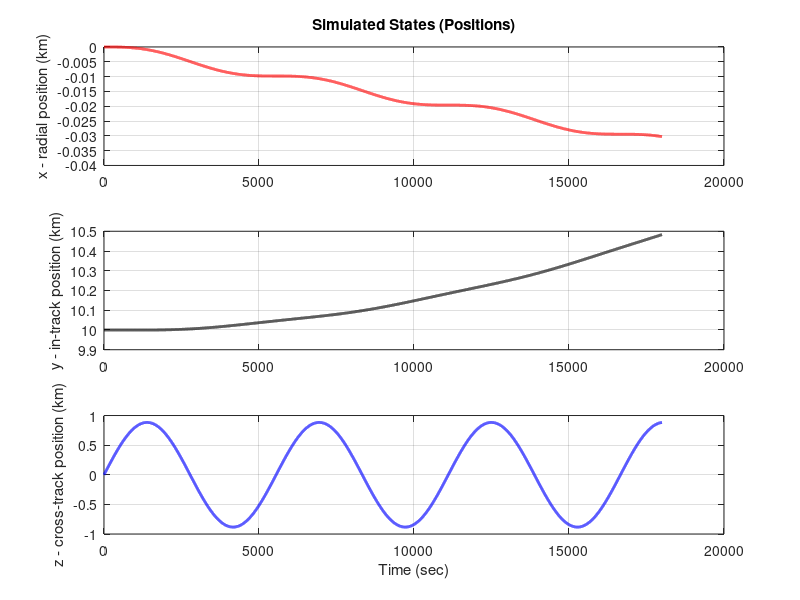
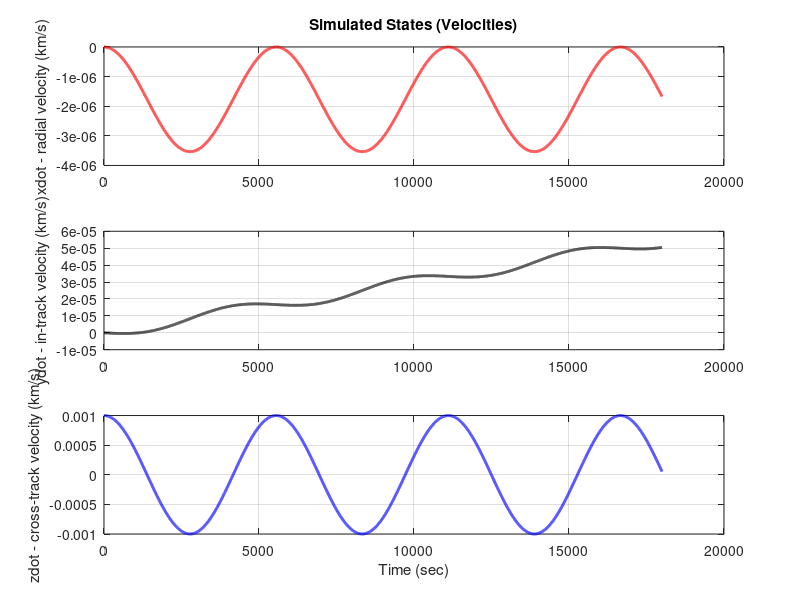

The MATLAB script that drew these images, in order:
%% ASEN 5014 - Linear Control Systems
% Final Project
% Galen Savidge, Aniket Goel, Andrew Palski

clear; close all; format shortG; clc;
%% PART A:Linear Systems Analysis
% Question 2:
% Linear system
n = sqrt(398600/6778^3);
A = [0 0 0 1 0 0;
     0 0 0 0 1 0;
     0 0 0 0 0 1;
     3*n^2 0 0 0 2*n 0;
     0 0 0 -2*n 0 0;
     0 0 -n^2 0 0 0];
B = [0 0 0;
     0 0 0;
     0 0 0;
     1 0 0;
     0 1 0;
     0 0 1];
C = [1 0 0 0 0 0;
     0 1 0 0 0 0;
     0 0 1 0 0 0];
D = [0 0 0;
     0 0 0;
     0 0 0];
G = [0;0;0;0;1;0]; %disturbance matrix, disturbance only affects in track dynamics
B_tot = [B,G];
D_tot = [D,[0;0;0]];
x0 = [0; 10; 0; 0; 0; .001]; % initial condition
r = [0; 5; 0; 0; 0; 0]; % reference 
d = -1e-9; % disturbance %CHANGE: set to 1 um/s vs 1 m/s

 % Eigenvalues
[E, L] = eig(A);
evals = diag(L);

% Simulated plant dynamics with no control and including disturbances
u = [0;0;0];
u_tot = [u;d]';
ts = 0:1:18000;
us = u_tot + zeros(length(ts),4);
sys = ss(A,B_tot,C,D_tot);
[ys,~,xs] = lsim(sys,us,ts,x0);
figure();
ax = subplot(3,1,1);
plot(ax,ts,xs(:,1),'LineWidth',2,'Color','r')
ylabel('x - radial position (km)')
title('Simulated States (Positions)')
grid on
ax = subplot(3,1,2);
plot(ax,ts,xs(:,2),'LineWidth',2,'Color','k')
ylabel('y - in-track position (km)')
grid on
ax = subplot(3,1,3);
plot(ax,ts,xs(:,3),'LineWidth',2,'Color','b')
ylabel('z - cross-track position (km)')
xlabel('Time (sec)')
grid on

figure()
ax = subplot(3,1,1);
plot(ax,ts,xs(:,4),'LineWidth',2,'Color','r')
ylabel('xdot - radial velocity (km/s)')
title('Simulated States (Velocities)')
grid on
ax = subplot(3,1,2);
plot(ax,ts,xs(:,5),'LineWidth',2,'Color','k')
ylabel('ydot - in-track velocity (km/s)')
grid on
ax = subplot(3,1,3);
plot(ax,ts,xs(:,6),'LineWidth',2,'Color','b')
ylabel('zdot - cross-track velocity (km/s)')
xlabel('Time (sec)')
grid on

% Question 3
% Reachability/Controllability
P = [B A*B A^2*B A^3*B A^4*B A^5*B]; 
rank(P) % = 6 = n, so reachable

% Observability
O = [C; C*A; C*A^2; C*A^3; C*A^4; C*A^5];
rank(O) % = 6 = n, so completely observable
